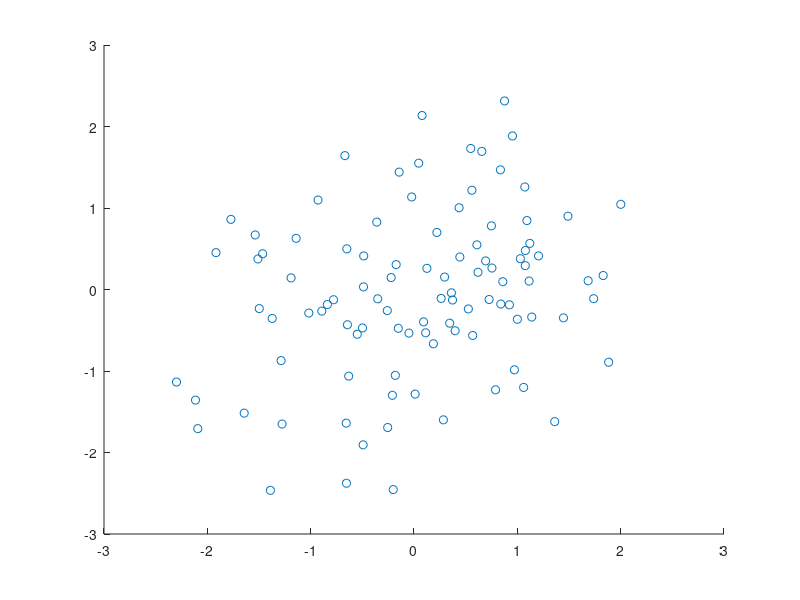
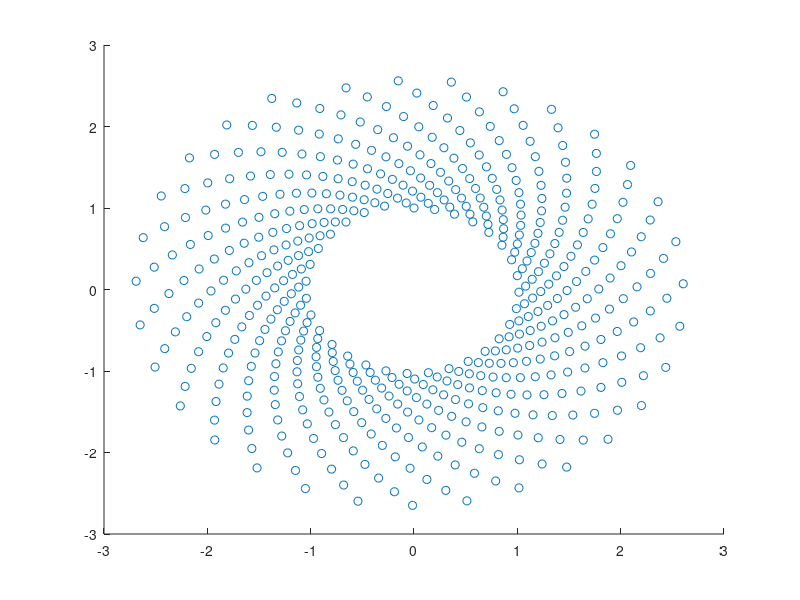
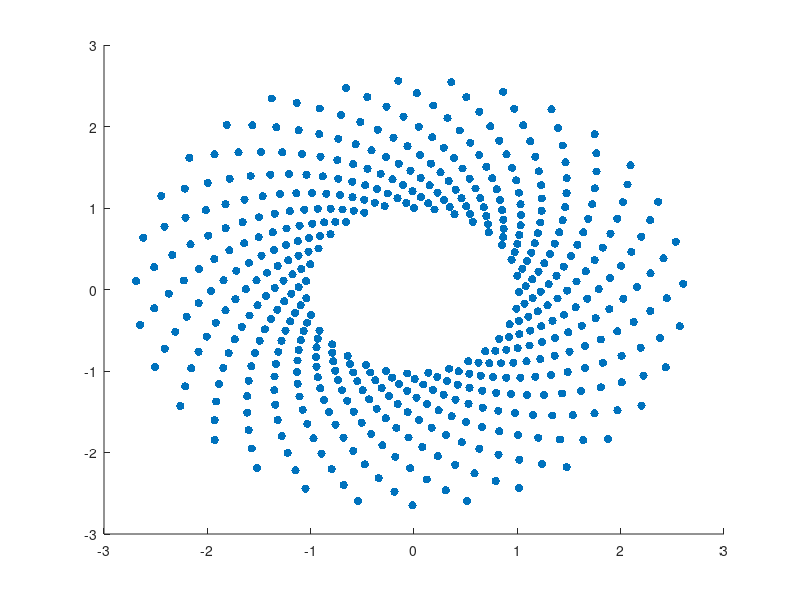
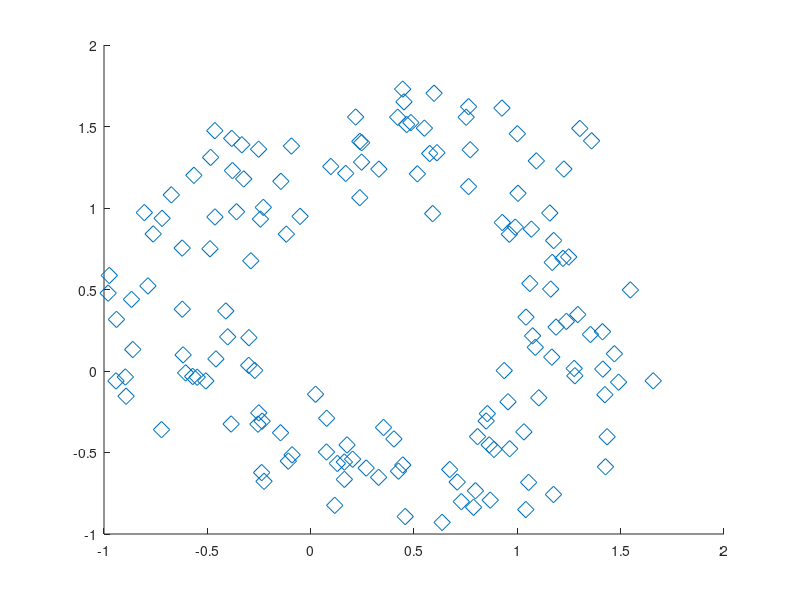

MATLAB code to generate these figures, in order: (Note: this script raises an error after producing the figures.)
%=============================================================================
% Copyright (c) 2016-present Allan CORNET (Nelson)
%=============================================================================
% This file is part of the Nelson.
%=============================================================================
% LICENCE_BLOCK_BEGIN
% SPDX-License-Identifier: LGPL-3.0-or-later
% LICENCE_BLOCK_END
%=============================================================================
% <--ADV-CLI MODE-->
%=============================================================================
f = figure();
x = randn (100, 1);
y = randn (100, 1);
scatter (x, y)
%=============================================================================
f = figure();
theta = linspace(0,1,500);
x = exp(theta).*sin(100*theta);
y = exp(theta).*cos(100*theta);
s = scatter(x,y);
%=============================================================================
f = figure();
theta = linspace(0,1,500);
x = exp(theta).*sin(100*theta);
y = exp(theta).*cos(100*theta);
s = scatter(x,y ,'filled');
%=============================================================================
f = figure();
theta = linspace(0,2*pi,150);
x = sin(theta) + 0.75*rand(1,150);
y = cos(theta) + 0.75*rand(1,150);  
sz = 140;
scatter(x,y,sz,'d')
%=============================================================================
f = figure();
x = randn (100, 1);
y = randn (100, 1);
scatter (x, y, 50)
%=============================================================================
f = figure();
x = linspace(0,3*pi,200);
y = cos(x) + rand(1,200);
sz = 25;
c = 1:length(x);
scatter(x,y,sz,c,'filled')
%=============================================================================
f = figure();
x = linspace(0,3*pi,200);
y = cos(x) + rand(1,200);
c = linspace(1,10,length(x));
scatter(x,y,[],c)
%=============================================================================
f = figure();
theta = linspace(0,2*pi,300);
x = sin(theta) + 0.75*rand(1,300);
y = cos(theta) + 0.75*rand(1,300);  
sz = 40;
scatter(x,y,sz,'MarkerEdgeColor',[0 .5 .5], 'MarkerFaceColor',[0 .7 .7],  'LineWidth',1.5)
%=============================================================================
f = figure(),
x = linspace(0,3*pi,200);
y = cos(x) + rand(1,200);
% Top plot
ax1 = subplot(2,1, 1);
scatter(ax1,x,y)
% Bottom plot
ax2 = subplot(2,1, 2);
scatter(ax2,x,y,'filled','d')
%=============================================================================
f = figure();
x = rand(50,5);
y = randn(50,5) + (5:5:25);
s = scatter(x,y, 'filled');
assert_isequal(size(s), [1 5]);
%=============================================================================
f = figure();
c = 1:4;
scatter(1:4,[2 5 3 7],[],c)
colormap(gca,'winter')
%=============================================================================
f = figure();
x = randn (100, 1);
y = randn (100, 1);
scatter (x, y, [], sqrt (x.^2 + y.^2));
%=============================================================================
f = figure();
x = [0.777753, 0.093848, 0.183162, 0.399499, 0.337997, 0.686724, 0.073906, 0.651808, 0.869273, 0.137949];
y = [0.37460, 0.25027, 0.19510, 0.51182, 0.54704, 0.56087, 0.24853, 0.75443, 0.42712, 0.44273];
h = scatter (x, y, [], 'r', 's');
%=============================================================================
f = figure();
x = rand(100,1);
y = rand(100,1);
MarkerColor = [0.5, 0.5, 0.5];
scatter(x, y, 40, MarkerColor, 'filled');
%=============================================================================
f = figure
x = 1:5;
s1 = scatter(x,[6 3 9 10 7],100,"filled");
hold on
s2 = scatter(x,[16 13 19 20 17],100,"filled");
s3 = scatter(x,[26 23 29 33 27],100,"filled");
hold off
%=============================================================================
f = figure();
theta = linspace(0,2*pi,150);
x = sin(theta) + 0.75*rand(1,150);
y = cos(theta) + 0.75*rand(1,150);  
sz = 140;
scatter(x,y,sz,'h')
%=============================================================================
f = figure();
theta = linspace(0,2*pi,150);
x = sin(theta) + 0.75*rand(1,150);
y = cos(theta) + 0.75*rand(1,150);  
sz = 140;
scatter(x,y,sz,'p')
%=============================================================================
f = figure();
x = randn (100, 1);
y = randn (100, 1);
assert_checkerror('scatter (x, y, 1:0.5:50)', _('size of S must match X, Y.'))
%=============================================================================
